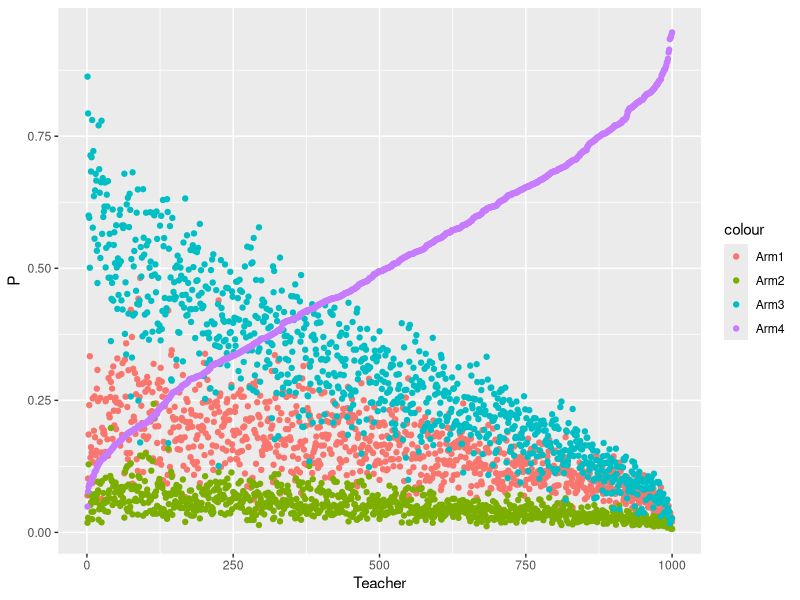

The R script that drew this image:
library(tidyverse)
library(reshape2)

# > summary(teacher_usage$min_per_week) PER TEACHER
# Min. 1st Qu.  Median    Mean 3rd Qu.    Max. 
# 0.00    4.70   30.20   52.12   76.20  669.60


# PER CLASSROOM
# > summary(classroom_student_usage$badges_per_week)
# Min. 1st Qu.  Median    Mean 3rd Qu.    Max. 
# 0.000   1.100   2.400   2.477   3.500  76.000 

#DAT ATO SIMULATE: 1000 teachers, 40 weeks,
#simualted badges per week, effort, cost


#data generation specifications
nweeks <- 40
nteachers = 1000
nArms <- 4 #try a different here instead
banditArms <- c(1:nArms)

#deal with greater than 0 or less than 1
arm1_dist = rnorm(1, mean = .2, sd = .1)
arm1_dist = ifelse(arm1_dist < 0, 0, arm1_dist )
arm1_dist = ifelse(arm1_dist > 1, 1, arm1_dist )

arm2_dist = rnorm(1, mean = .35, sd = .125)
arm2_dist = ifelse(arm2_dist < 0, 0, arm2_dist )
arm2_dist = ifelse(arm2_dist > 1, 1, arm2_dist )

arm3_dist = rnorm(1, mean = .5, sd = .2)
arm3_dist = ifelse(arm3_dist < 0, 0, arm3_dist )
arm3_dist = ifelse(arm3_dist > 1, 1, arm3_dist )

arm4_dist = rnorm(1, mean = .7, sd = .25)
arm4_dist = ifelse(arm4_dist < 0, 0, arm4_dist )
arm4_dist = ifelse(arm4_dist > 1, 1, arm4_dist )

armRewardProbabilities <- c(arm1_dist,arm2_dist, arm3_dist,arm4_dist) #each arm needs its own reward probability

#armRewardProbabilities <- c(0.1, 0.3, 0.5,0.8) #each arm needs its own reward probability
alpha <- .02 #learning rate, play around with this
beta <- 5 #inverse temperature, and with this
Qi <- 0 #initial Q values
currentQs <- vector(length = length(banditArms))
weekQs <- matrix(data = NA, nrow = nweeks, ncol = nArms)
choiceProbs <- vector(length = length(banditArms))
weekChoiceProbs <- matrix(data = NA, nrow = nweeks, ncol = nArms)
choices <- vector(length = nweeks)
rewards <- vector(length = nweeks)

#assign initial Q value
for (arm in banditArms) {
  currentQs[arm] <- Qi
}


teachers = matrix(data = NA, nrow = nteachers, ncol = nArms+1)

for (teacher in 1:nteachers){
  for (week in 1:nweeks) {
    
    #calculate sumExp for softmax function
    sumExp <- 0
    for (arm in banditArms) {
      sumExp <- sumExp + exp(beta * currentQs[arm])
    }
    #calculate choice probabilities
    for (arm in banditArms) {
      choiceProbs[arm] = exp(beta * currentQs[arm]) / sumExp
    }
    
    #save choice probabilities in matrix for later visualization
    weekChoiceProbs[week,] <- choiceProbs
    
    # choose action given choice probabilities, save in choices vector
    choices[week] <- sample(banditArms, size = 1, replace = FALSE, prob = choiceProbs)
    
    #sampling the probabilities every single time
    arm1_dist = rnorm(1, mean = .2, sd = .1)
    arm1_dist = ifelse(arm1_dist < 0, 0, arm1_dist )
    arm1_dist = ifelse(arm1_dist > 1, 1, arm1_dist )
    arm1_dist
    
    arm2_dist = rnorm(1, mean = .35, sd = .125)
    arm2_dist = ifelse(arm2_dist < 0, 0, arm2_dist )
    arm2_dist = ifelse(arm2_dist > 1, 1, arm2_dist )
    
    arm3_dist = rnorm(1, mean = .5, sd = .2)
    arm3_dist = ifelse(arm3_dist < 0, 0, arm3_dist )
    arm3_dist = ifelse(arm3_dist > 1, 1, arm3_dist )
    
    arm4_dist = rnorm(1, mean = .7, sd = .25)
    arm4_dist = ifelse(arm4_dist < 0, 0, arm4_dist )
    arm4_dist = ifelse(arm4_dist > 1, 1, arm4_dist )
    armRewardProbabilities <- c(arm1_dist,arm2_dist, arm3_dist,arm4_dist)
    
    #given bandit arm choice, get reward outcome (based on armRewardProbabilities)
    #reward depends on the amount of effort given
    
    #for no effort (arm 1)
    if (armRewardProbabilities[choices[week]] == arm1_dist){
      # if they're in the no effort section then their cost is quite literally 0
      arm1_reward_base = rnorm(1, mean = 0.5, sd = 1) 
      arm1_reward_base = ifelse(arm1_reward_base < 0, 0, arm1_reward_base)
      
      arm1_cost = 0
      
      #reward is the probability times that reward base - 1. could do binomial * 2; reward, or reward * probability
      #rewards[week] <- rbinom(1,size = 1,prob = armRewardProbabilities[choices[week]]) * arm1_reward_base arm1 - arm1_cost
      rewards[week] <- arm1_reward_base*armRewardProbabilities[choices[week]] #- arm1_cost
    }
    else if (armRewardProbabilities[choices[week]] == arm2_dist){
      #setting reward from Q1 badges per week
      arm2_reward_base = rnorm(1, mean = 1.1, sd = 1) 
      arm2_reward_base = ifelse(arm2_reward_base < 0, 0, arm2_reward_base)
      
      #making fixed to start - can add variability if we want
      arm2_cost = 0.5
      
      #reward is the probability times that reward base - 1. could do binomial * 2; reward, or reward * probability
      #rewards[week] <- rbinom(1,size = 1,prob = armRewardProbabilities[choices[week]]) * arm2_reward_base - arm2_cost
      rewards[week] <- arm2_reward_base*armRewardProbabilities[choices[week]] - arm2_cost
    }
    else if (armRewardProbabilities[choices[week]] == arm3_dist){
      #setting reward from median badges per week
      arm3_reward_base = rnorm(1, mean = 2.477, sd = 2.0) 
      arm3_reward_base = ifelse(arm3_reward_base < 0, 0, arm3_reward_base)
      
      #making fixed to start - can add variability if we want
      arm3_cost = 1
      
      #reward is the probability times that reward base - 1. could do binomial * 2; reward, or reward * probability
      #rewards[week] <- rbinom(1,size = 1,prob = armRewardProbabilities[choices[week]]) * arm3_reward_base - arm3_cost = 1.5
      rewards[week] <- arm3_reward_base*armRewardProbabilities[choices[week]] - arm3_cost
    }
    else if (armRewardProbabilities[choices[week]] == arm4_dist){
      #setting reward from Q3badges per week
      arm4_reward_base = rnorm(1, mean = 3.5, sd = 2) 
      arm4_reward_base = ifelse(arm4_reward_base < 0, 0, arm4_reward_base)
      
      #making fixed to start - can add variability if we want
      arm4_cost = 2
      
      #reward is the probability times that reward base - 1. could do binomial * 2; reward, or reward * probability
      #rewards[week] <- rbinom(1,size = 1,prob = armRewardProbabilities[choices[week]]) * arm34reward_base - arm4_cost
      rewards[week] <- arm4_reward_base*armRewardProbabilities[choices[week]] - arm4_cost
    }
    
    #rewards[week] <- rbinom(1,size = 1,prob = armRewardProbabilities[choices[week]])
    
    #given reward outcome, update Q values
    currentQs[choices[week]] <- currentQs[choices[week]] + alpha * (rewards[week] - currentQs[choices[week]])
    
    #save Q values in matrix of all Q-values
    weekQs[week,] <- currentQs
    
    #combine choices and rewards into dataframe
    df <- data.frame(choices, rewards)
    
    # #save out data df as csv
    # fileName <- paste(data_out, "Generated_Data.csv",sep = "/")
    # write.csv(df,fileName, row.names = FALSE)
    
    #turn week choice probs into dataframe
    ChoiceProbs_df <- as.data.frame(weekChoiceProbs)
    
    #add column names
    for (i in 1:length(ChoiceProbs_df)){
      colnames(ChoiceProbs_df)[i] <- paste("Arm", i, sep="")
    }
    
    #add column of week counts
    ChoiceProbs_df$weekCount <- as.numeric(row.names(ChoiceProbs_df))
    
    #turn df into long format for plotting
    ChoiceProbs_long <- melt(ChoiceProbs_df, id = "weekCount")
  }
  teachers[teacher,] = c(teacher, weekChoiceProbs[40,])
}

teachers = data.frame(teachers)
colnames(teachers) = c('Teacher', 'Arm1', 'Arm2', 'Arm3', 'Arm4')

teachers = teachers[order(teachers[,5], decreasing = FALSE),]
teachers$Teacher = 1:1000

teachers

ggplot(teachers) +
  geom_point(aes(x = Teacher, y = Arm1, color = 'Arm1')) +
  geom_point(aes(x = Teacher, y = Arm2, color = 'Arm2')) +
  geom_point(aes(x = Teacher, y = Arm3, color = 'Arm3')) +
  geom_point(aes(x = Teacher, y = Arm4, color = 'Arm4')) +
  labs(y= 'P')

#plot Q values over time
# ggplot(data=ChoiceProbs_long, aes(x = weekCount, y = value, color = variable)) +
#   #geom_smooth(se=F) +
#   geom_line(size = .5)+
#   ggtitle("Probability of Choosing Arm by week")

